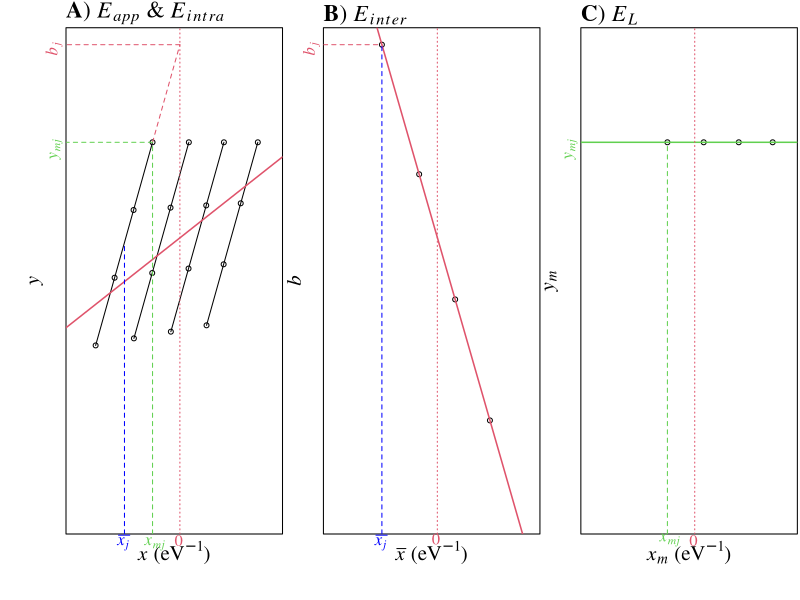

Generate this figure with R:
T.K <- function(x, Tref = 15,kb=8.62E-5) 1/((Tref+273)*kb) - 1/((x + 273)*kb)

#Plot four typical linear growth~temperature relationships and the fitness landscape under a given environmental temperature
#different xbar & Topt, 
dx   <- 7.5
xbar <- seq(dx, 30-dx, length.out = 4)
theta<- xbar + dx/2
xmin <- xbar - dx/2
xbar <- T.K(xbar)
theta<- T.K(theta)
xmin <- T.K(xmin)
Ea   <- 0.65
b0   <- log(2)
b    <- b0 - Ea * theta
ym   <- theta*Ea + b 

pdf('Text/Fig1EappEinter.pdf', height=4, width=8)
op <- par(font.lab = 1,
           family  = "serif",
           cex.lab = 1.9,
           oma     = c(2,2,0.1,0.1),
           mgp     = c(1.5,.1,0),
           mar     = c(3,3,2,0.1),
           mfrow   = c(1,3))

temp    <- seq(-2, 35, 0.1)
temp    <- T.K(temp)
yrange  <- c(0.5, 3)

plot(temp, temp**2, 
     xlim = c(T.K(0), T.K(30)), 
     ylim = log(yrange), 
     xlab = expression(paste( italic(x)*' ('*eV^-1*')')),
     ylab = expression(paste( italic(y) ) ),
     xaxs = "i",
     yaxs = "i",
     xaxt = 'n',
     yaxt = 'n',
     type = 'n')

pool <- data.frame(X = c(), Y = c())

#Plot each TPC
for (i in 1:length(xbar)){
  curve(Ea*x + b[i], from = xmin[i], to = theta[i], add = T)
  #add data points
  X <- seq(xmin[i], theta[i], length.out = 4)
  Y <- Ea*X + b[i]
  points(X,Y)
  pool <- rbind(pool, data.frame(X,Y))
}

LMp <- lm(Y ~ X, pool)
abline(LMp, col=2, lwd=1.5)

#Add vertical line of 0
abline(v=0, lty = 3, col = 2)

#add xbar [j]
segments(x0 = xbar[1], y0 = log(0.5), 
         x1 = xbar[1], y1 = Ea*xbar[1] + b[1],
         lty = 2, col = 'blue')

#add b[j]
segments(x0 = theta[1], y0 = Ea*theta[1] + b[1], 
         x1 = 0,   y1 = b[1],
         lty = 2, col = 2)

segments(x0 = 0,      y0 = b[1], 
         x1 = T.K(0), y1 = b[1],
         lty = 2, col = 2)

#add xm[j] and ym[j]
segments(x0 = theta[1], y0 = log(yrange[1]), 
         x1 = theta[1], y1 = Ea*theta[1] + b[1],
         lty = 2, col = 3)
segments(x0 = theta[1], y0 = Ea*theta[1] + b[1], 
         x1 = T.K(0),   y1 = Ea*theta[1] + b[1],
         lty = 2, col = 3)

mtext(expression(paste(bold(A)*') '*italic(E[app])*' & '*italic(E[intra]))), adj=0, cex=1.4)
mtext(expression(paste(bar(italic( x[j] )))), side = 1, adj = .25, col = 'blue', line = .5)
mtext(expression(paste(italic(x[mj]))),  side = 1, adj = .4,  col = 3, line = .5)
mtext('0', side = 1, adj = .52, col = 2, line=0.1)
mtext(expression(paste(italic( b[j])) ),      side = 2, adj = .97, col = 2)
mtext(expression(paste(italic(y[mj]))), side = 2, adj = .77,  col = 3)

#b) plot Ee (b ~ xbar)
plot(xbar, b, 
     xlim = c(T.K(0), T.K(30)), 
     ylim = log(yrange), 
     xlab = expression(paste(bar(italic(x)) *' ('*eV^-1*')')),
     ylab = expression(paste(italic(b))),
     xaxs = "i",
     yaxs = "i",
     xaxt = 'n',
     yaxt = 'n')
abline(lm(b ~ xbar), lwd = 1.5, col = 2 )

#add xbar [j]
segments(x0 = xbar[1], y0 = log(0.5), 
         x1 = xbar[1], y1 = b[1],
         lty = 2, col = 'blue')

#add b[j]
segments(x0 = T.K(0),  y0 = b[1], 
         x1 = xbar[1], y1 = b[1],
         lty = 2, col = 2)

#Add vertical line of 0
abline(v=0, lty = 3, col = 2)
mtext('0', side = 1, adj = .52, col = 2)
mtext(expression(paste(bar(italic( x[j] )))), side = 1, adj = .25, col = 'blue', line = .5)

mtext(expression(paste(italic( b[j])) ),      side = 2, adj = .97, col = 2)

mtext(expression(paste(bold(B)*') '* italic(E[inter]))), adj=0, cex=1.4)

#c) plot ym against xm
plot(theta, ym, 
     xlim = c(T.K(0), T.K(30)), 
     ylim = log(yrange), 
     xlab = expression(paste(italic(x[m]) *' ('*eV^-1*')')),
     ylab = expression(paste(italic(y[m]))),
     xaxs = "i",
     yaxs = "i",
     xaxt = 'n',
     yaxt = 'n')
abline(lm(ym ~ theta), lwd = 1.5, col = 3 )

segments(x0 = theta[1], y0 = log(yrange[1]), 
         x1 = theta[1], y1 = Ea*theta[1] + b[1],
        lty = 2, col = 3)        
abline(v=0, lty = 3, col = 2)
mtext(expression(paste(italic(x[mj]))), side = 1, adj = .4,  col = 3, line = .2)
mtext(expression(paste(italic(y[mj]))), side = 2, adj = .77,  col = 3)
mtext('0', side = 1, adj = .52, col = 2, line=0.1)
mtext(expression(paste(bold(C)*') '* italic(E[L]))), adj=0, cex=1.4)
dev.off()
